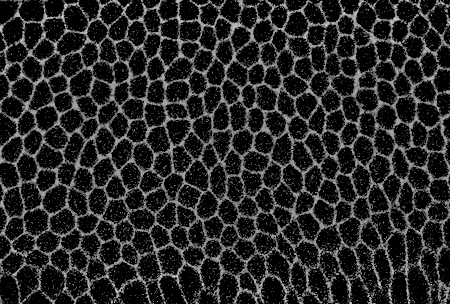
#> input picture data/sample/drosophila_germband_f009.png, 450 x 304 px
$ python -i preprocessor.py   (imports and definitions only)
#> lines starting #> are read from the running program, lines starting #| are printed output that depends on the picture
#> further down, picture is the input picture: shape (304, 450, 3); min 0, max 206, mean 38.4
"""
Microscopy image pre-processing module.

Implements Contrast Limited Adaptive Histogram Equalization (CLAHE),
Gaussian background subtraction for illumination correction, and intensity normalization.
"""

from pathlib import Path
from typing import Tuple, Union

import cv2
import numpy as np
from PIL import Image


def load_image(image_input: Union[str, Path, Image.Image, np.ndarray]) -> np.ndarray:
    """
    Ensure the image is loaded into an RGB uint8 numpy array.
    """
    if isinstance(image_input, (str, Path)):
        path_str = str(image_input)
        if not Path(path_str).exists():
            raise FileNotFoundError(f"Image not found at: {path_str}")
        pil_img = Image.open(path_str)
        return np.array(pil_img.convert("RGB"))
    elif isinstance(image_input, Image.Image):
        return np.array(image_input.convert("RGB"))
    elif isinstance(image_input, np.ndarray):
        if image_input.ndim == 2:
            return cv2.cvtColor(image_input, cv2.COLOR_GRAY2RGB)
        elif image_input.ndim == 3 and image_input.shape[2] == 3:
            return image_input
        elif image_input.ndim == 3 and image_input.shape[2] == 4:
            return cv2.cvtColor(image_input, cv2.COLOR_RGBA2RGB)
        else:
            raise ValueError(f"Unsupported array shape: {image_input.shape}")
    else:
        raise TypeError(f"Unsupported image input type: {type(image_input)}")


def preprocess_microscopy_image(
    image: Union[str, Path, Image.Image, np.ndarray],
    clahe_clip_limit: float = 3.0,
    clahe_grid_size: Tuple[int, int] = (8, 8),
    gaussian_blur_kernel: Tuple[int, int] = (101, 101),
    invert: bool = False,
    normalize: bool = True,
) -> np.ndarray:
    """
    Enhance microscopy images for robust SAM 2 segmentation.

    Args:
        image: Path to image, PIL Image, or numpy array.
        clahe_clip_limit: Threshold for contrast limiting in CLAHE.
        clahe_grid_size: Size of grid for histogram equalization (rows, cols).
        gaussian_blur_kernel: Kernel size for estimating background illumination (must be odd).
        invert: Whether to invert intensities (e.g. For brightfield vs fluorescence).
        normalize: Whether to scale pixel values across full 0-255 range.

    Returns:
        RGB uint8 numpy array with enhanced cell boundaries and flattened background.
    """
#> called with clahe_clip_limit = 3, clahe_grid_size = (8, 8), gaussian_blur_kernel = (101, 101), invert = False, normalize = True
    rgb_arr = load_image(image)

    # Convert to single-channel grayscale for contrast adjustment
    gray = cv2.cvtColor(rgb_arr, cv2.COLOR_RGB2GRAY)

    if invert:
        gray = cv2.bitwise_not(gray)

    # Apply CLAHE
    clahe = cv2.createCLAHE(clipLimit=clahe_clip_limit, tileGridSize=clahe_grid_size)
    clahe_img = clahe.apply(gray)
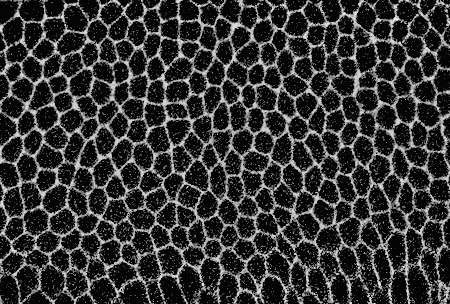
#> clahe_img: shape (304, 450); min 3, max 232, mean 52.8

    # Ensure kernel dimensions are odd
    k_w = gaussian_blur_kernel[0] if gaussian_blur_kernel[0] % 2 == 1 else gaussian_blur_kernel[0] + 1
    k_h = gaussian_blur_kernel[1] if gaussian_blur_kernel[1] % 2 == 1 else gaussian_blur_kernel[1] + 1

    # Subtract uneven background illumination
    background = cv2.GaussianBlur(clahe_img, (k_w, k_h), 0)
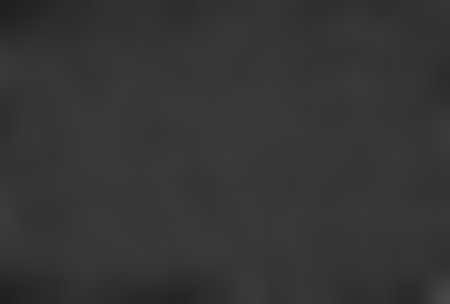
#> background: shape (304, 450); min 31, max 73, mean 52.7
    flattened = cv2.subtract(clahe_img, background)
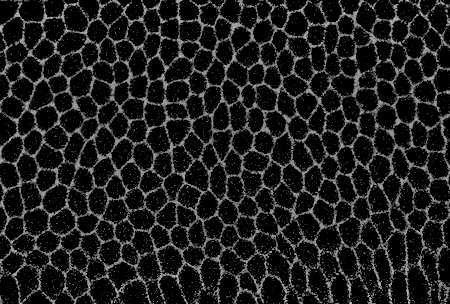
#> flattened: shape (304, 450); min 0, max 190, mean 28.4

    if normalize:
        flattened = cv2.normalize(flattened, None, alpha=0, beta=255, norm_type=cv2.NORM_MINMAX)
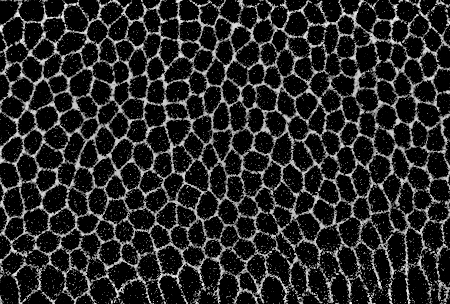
#> flattened: shape (304, 450); min 0, max 255, mean 38.2

    # Convert back to 3-channel RGB for SAM 2 input
    enhanced_rgb = cv2.cvtColor(flattened.astype(np.uint8), cv2.COLOR_GRAY2RGB)
    return enhanced_rgb

>>> import cv2
>>> picture = cv2.cvtColor(cv2.imread('../../data/sample/drosophila_germband_f009.png'), cv2.COLOR_BGR2RGB)
>>> result = preprocess_microscopy_image(picture)
